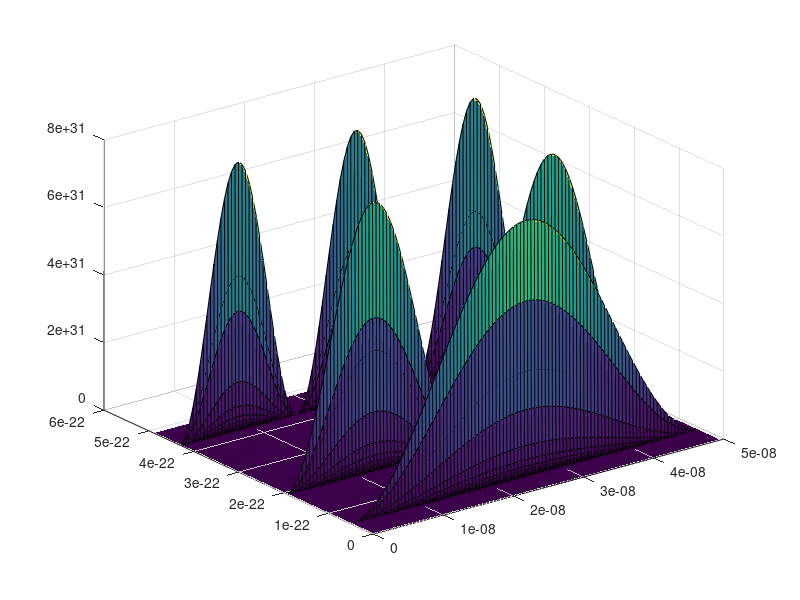

Source code (MATLAB):
clear all;
close all;
m_e = 9.1e-31;
m = 0.5*m_e;
nm = 1e-9;
e = 1.6e-19;

l = 50*nm;
a = 0.5*nm;

h_bar = 1.0546e-34;
t = h_bar^2 / (2*m * a^2);


%E = 0.1;
n_ges = floor(l/a);
phi = zeros(n_ges,1);

E_min = 0; %E_barrier_max - 0.1;
E_max = 0.01*t; %0.0005*e;
energy_step = E_max/1000;
eta = 1*energy_step;
energies = E_min : energy_step : E_max;
%E_f = 0.1;
%e = 1.6e-19;
%prefactor = 2e15/4.135; % 2e/h oder h_quer

side_diag = ones(n_ges, 1) .*  (-t);
j = 1;
for E=energies
    middle_diag = phi + ones(n_ges,1) .* (2*t);
    H = spdiags([side_diag, middle_diag, side_diag], [1,0,-1], n_ges, n_ges);
    E_i_eta = spdiags(ones(n_ges, 1), [0], n_ges, n_ges) .* (E + 1i*eta);
    matrix = E_i_eta - H;
    %spdiags([side_diag, middle_diag, side_diag], [1,0,-1], n_ges, n_ges );
    G = 1/a .* inv(matrix);
    densities(:, j) = -imag(diag(G));
    j = j+1;
end

x_pos = 0:a:l-a;
p = surf(x_pos(1:n_ges), energies, densities.');